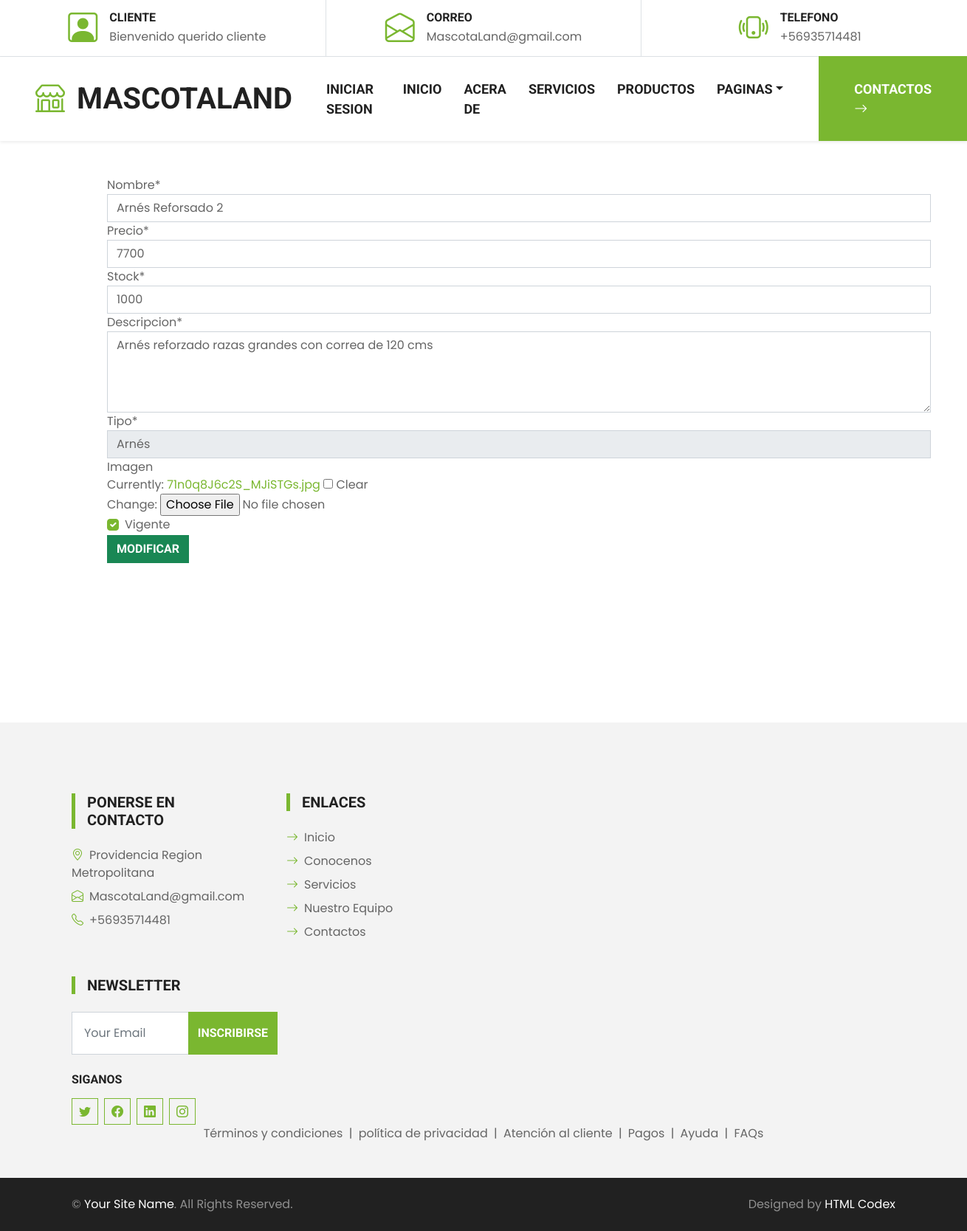
The app's page /update/1/ with its own data.
### core/models.py (models this page shows, shortened)
class Producto(models.Model):
    nombre = models.CharField(max_length=50)
    precio = models.IntegerField()
    stock = models.IntegerField()
    descripcion = models.CharField(max_length=250)
    tipo = models.ForeignKey(TipoProducto, on_delete=models.CASCADE)
    imagen = models.ImageField(null=True,blank=True)
    vigente = models.BooleanField()

class TipoProducto(models.Model):
    descripcion = models.CharField(max_length=50)
    def __str__(self):
        return self.descripcion

### core/views.py (the view)
# urls.py: path('update/<id>/', update, name="update"),
def update(request, id):
    producto = Producto.objects.get(id=id) # OBTIENE UN PRODUCTO POR EL ID
    data = {
        'form' : ProductoForm(instance=producto) # CARGAMOS EL PRODUCTO EN EL FORMULARIO
    }
    if request.method == 'POST':
        formulario = ProductoForm(data=request.POST, instance=producto, files=request.FILES) # NUEVA INFORMACION
        if formulario.is_valid():
            formulario.save() # INSERT INTO.....
            messages.success(request, "Producto actualizado correctamente")
            data['form'] = formulario # CARGA LA NUEVA INFOR EN EL FORMULARIO
    return render(request, 'core/update-product.html', data)

### core/forms.py
class ProductoForm(ModelForm):
    nombre = forms.CharField(min_length=4,widget=forms.TextInput(attrs={"placeholder":"Ingrese Nombre"}))
    precio = forms.IntegerField(min_value=0,widget=forms.NumberInput(attrs={"placeholder":"Ingrese Precio"}))
    stock = forms.IntegerField(min_value=0,widget=forms.NumberInput(attrs={"placeholder":"Ingrese Stock"}))
    descripcion = forms.CharField(min_length=10,max_length=250,widget=forms.Textarea(attrs={"rows":4}))
    class Meta:
        model = Producto
        fields = '__all__'
        widgets = {
            'vencimiento' : forms.SelectDateWidget(years=range(1940,2024))
        }

### core/templates/core/update-product.html (shortened to what this page needs)
{% extends 'core/base.html' %}
{% load static %}
{% load crispy_forms_tags %}
{% block contenido %}
<div class="container">
    <div class="row">
        <div class="col-12 m-5">
            <form action="" method="POST" enctype="multipart/form-data">
                <table>
                    {{ form | crispy }}
                </table>
                <input type="submit" class="btn btn-success" value="Modificar">
            </form>
            <br><br><br><br><br>
        </div>
    </div>
</div>
{% endblock %}

### core/static/core/css/style.css (style rules this page uses)
:root { --primary: #7AB730; --secondary: #FFD33C; --light: #F3F3F3; --dark: #212121; }
.btn { font-family: 'Roboto', sans-serif; text-transform: uppercase; font-weight: 700; transition: .5s; }

### records on screen
Producto: nombre "Arnés Reforsado 2", precio "7700", stock "1000", descripcion "Arnés reforzado razas grandes con correa de 120 cms", tipo "Arnés", vigente "☑"
